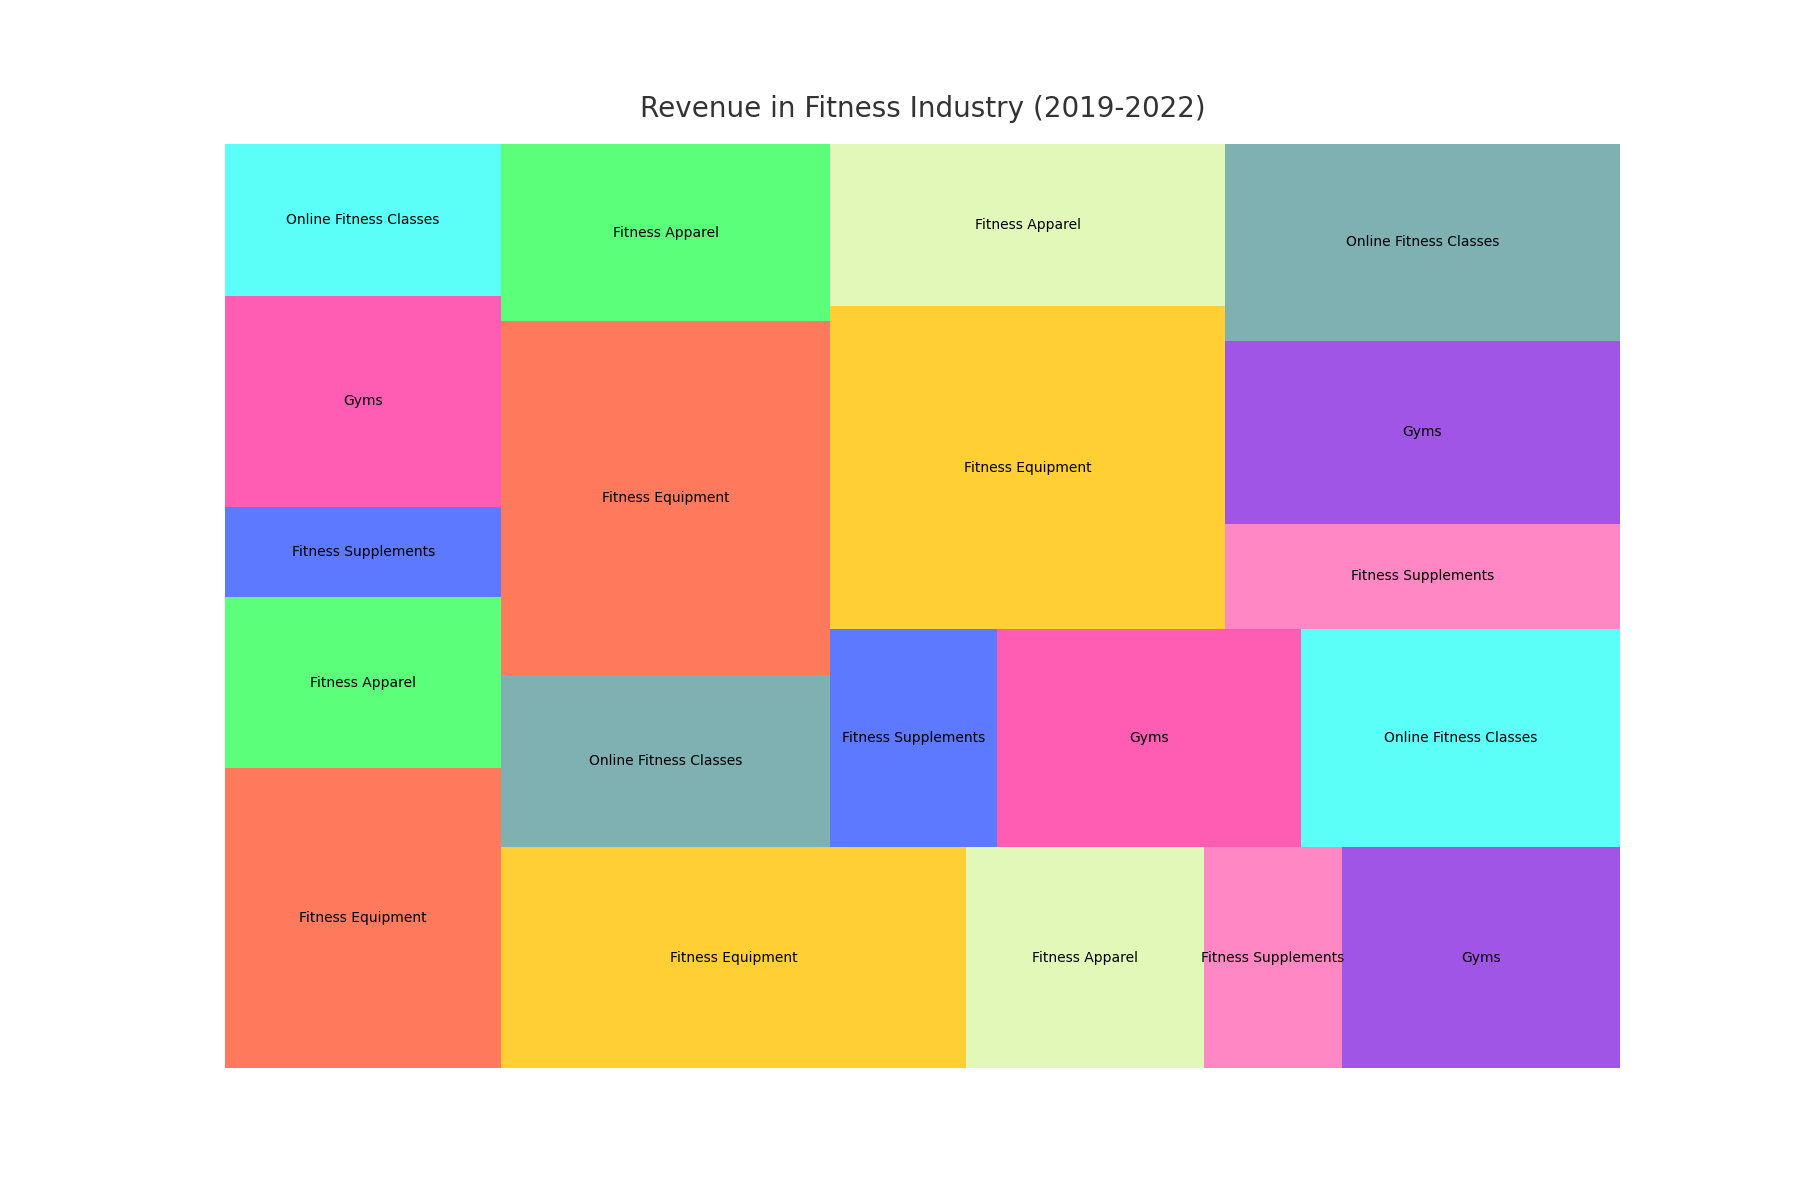

Reproduce this figure in Python.

import pandas as pd
import matplotlib.pyplot as plt
import squarify

# Data Frame
data = {
    "Year": ['2019', '2019', '2019', '2019', '2019',
             '2020', '2020', '2020', '2020', '2020',
             '2021', '2021', '2021', '2021', '2021',
             '2022', '2022', '2022', '2022', '2022'],
    "Category": ['Fitness Equipment', 'Fitness Apparel', 'Fitness Supplements', 'Gyms', 'Online Fitness Classes',
                 'Fitness Equipment', 'Fitness Apparel', 'Fitness Supplements', 'Gyms', 'Online Fitness Classes',
                 'Fitness Equipment', 'Fitness Apparel', 'Fitness Supplements', 'Gyms', 'Online Fitness Classes',
                 'Fitness Equipment', 'Fitness Apparel', 'Fitness Supplements', 'Gyms', 'Online Fitness Classes'],
    "Revenue": [150.0, 85.3, 45.2, 105.7, 75.8,
                185.4, 95.1, 55.3, 110.9, 102.4,
                210.5, 105.6, 65.7, 120.3, 125.8,
                230.9, 115.8, 75.4, 130.7, 140.6]
}
df = pd.DataFrame(data)

# Settings
plt.figure(figsize=(18, 12))
colors = ['#FF5733', '#33FF57', '#3357FF', '#FF33A1', '#33FFF5', '#FFC300', '#DAF7A6', '#FF69B4', '#8A2BE2', '#5F9EA0']

# Treemap plot
squarify.plot(sizes=df["Revenue"], label=df["Category"], color=colors, alpha=0.8)
plt.title("Revenue in Fitness Industry (2019-2022)", fontsize=20, color='#333333', y=1.02)
plt.axis('off')
plt.show()
